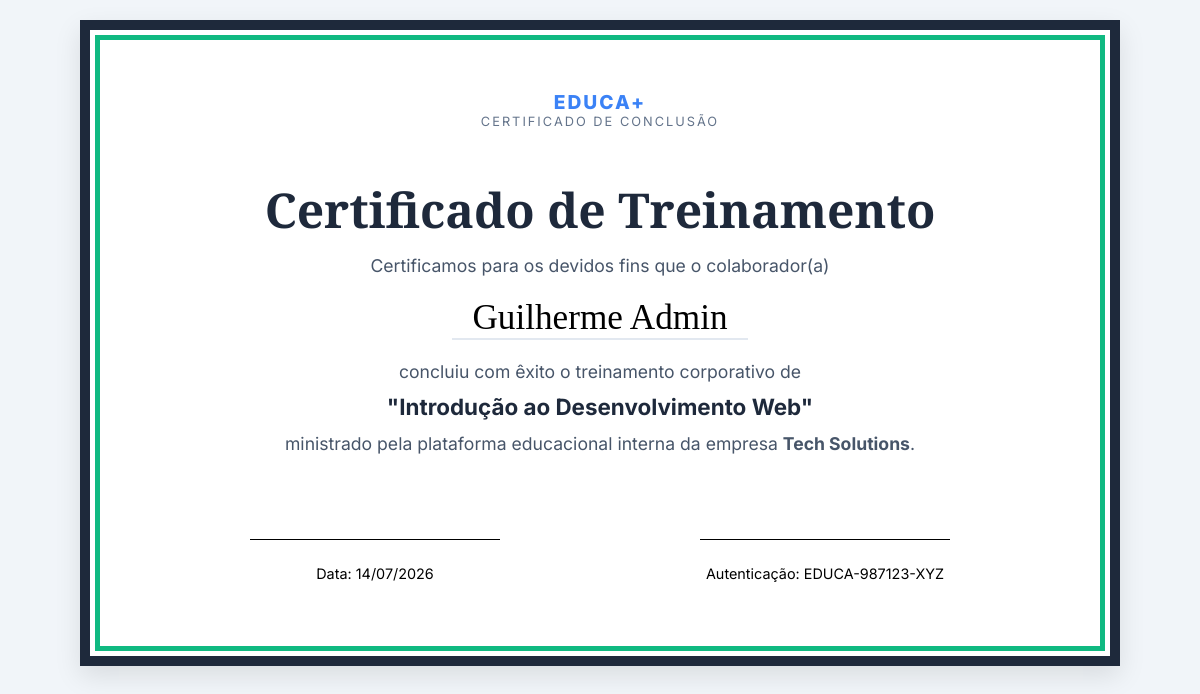
/emitir_certificado.php?id=2 (signed in), run on the app's committed database.
### tables this page shows
CREATE TABLE certificados (
  id INT AUTO_INCREMENT PRIMARY KEY,
  usuario_id INT NOT NULL,
  curso_nome VARCHAR(150) NOT NULL,
  carga_horaria INT NOT NULL,
  data_conclusao DATE NOT NULL,
  codigo_validacao VARCHAR(50) NOT NULL,
  validade DATE NULL,
  UNIQUE KEY codigo_validacao (codigo_validacao),
  KEY usuario_id (usuario_id),
  CONSTRAINT certificados_ibfk_1 FOREIGN KEY (usuario_id) REFERENCES usuarios(id) ON DELETE CASCADE
);

### app/autoload.php (called while the page is built, shortened)
<?php
spl_autoload_register(function ($classe) {
    $prefixo = 'App\\';
    $diretorioBase = __DIR__ . '/';
    $classeRelativa = substr($classe, strlen($prefixo));
    $arquivo = $diretorioBase . str_replace('\\', '/', $classeRelativa) . '.php';
});

### app/Core/Database.php (called while the page is built, shortened)
<?php
class Database
{
    private static ?PDO $instancia = null;
    public static function getConexao(): PDO
    {
        if (self::$instancia === null) {
            $host = 'localhost';
            $db   = 'plataforma_treinamento';
            $user = 'root';
            $pass = '';
            $sgbd = 'mysql';
            try {
                self::$instancia = new PDO("$sgbd:host=$host;dbname=$db;charset=utf8mb4", $user, $pass);
                self::$instancia->setAttribute(PDO::ATTR_ERRMODE, PDO::ERRMODE_EXCEPTION);
                self::$instancia->setAttribute(PDO::ATTR_DEFAULT_FETCH_MODE, PDO::FETCH_ASSOC);
            } catch (PDOException $e) {
                error_log('[Database::getConexao] ' . $e->getMessage());
                die("Não foi possível conectar ao banco de dados. Verifique se o MySQL está rodando e tente novamente.");
            }
        }
        return self::$instancia;
    }
}

### app/Controllers/CertificadoController.php (called while the page is built, shortened)
<?php
class CertificadoController
{
    private Certificado $certificadoModel;
    public function __construct()
    {
        $this->certificadoModel = new Certificado();
    }
    public function buscarParaEmissao(int $id, int $usuarioId): ?array
    {
        return $this->certificadoModel->buscarPorIdEUsuario($id, $usuarioId);
    }
}

### app/Core/Model.php (called while the page is built, shortened)
<?php
abstract class Model
{
    public function __construct()
    {
        $this->db = Database::getConexao();
    }
}

### app/Models/Certificado.php (called while the page is built, shortened)
<?php
class Certificado extends Model
{
    public function buscarPorIdEUsuario(int $id, int $usuarioId): ?array
    {
        $stmt = $this->db->prepare("SELECT * FROM certificados WHERE id = :id AND usuario_id = :usuario_id");
        $stmt->execute(['id' => $id, 'usuario_id' => $usuarioId]);
        return $stmt->fetch() ?: null;
    }
}

### emitir_certificado.php (the view, shortened to what this page needs)
<?php
require_once __DIR__ . '/app/autoload.php';
$cert_id = (int)($_GET['id'] ?? 0);
$cert = (new CertificadoController())->buscarParaEmissao($cert_id, (int)$_SESSION['usuario_id']);
?>
<!DOCTYPE html>
<html lang="pt-br">
<head>
</head>
<body>
<div class="cert-container">
    <div class="logo-text">EDUCA+</div>
    <div class="sub">CERTIFICADO DE CONCLUSÃO</div>
    <h1>Certificado de Treinamento</h1>
    <p class="texto-corpo">Certificamos para os devidos fins que o colaborador(a)</p>
    <div class="nome-usuario"><?php echo htmlspecialchars($_SESSION['usuario_nome']); ?></div>
    <p class="texto-corpo">
        concluiu com êxito o treinamento corporativo de<br>
        <strong style="font-size: 1.4rem; color: #1e293b;">"<?php echo htmlspecialchars($cert['curso_nome']); ?>"</strong><br>
        ministrado pela plataforma educacional interna da empresa <strong>Tech Solutions</strong>.
    </p>
    <div class="footer">
        <div class="assinatura">
            <p>Data: <?php echo date('d/m/Y', strtotime($cert['data_conclusao'])); ?></p>
        </div>
        <div class="assinatura">
            <p>Autenticação: <?php echo $cert['codigo_validacao']; ?></p>
        </div>
    </div>
</div>
</body>
</html>

### emitir_certificado.php (style rules this page uses)
body { background-color: #f1f5f9; margin: 0; padding: 20px; font-family: 'Inter', sans-serif; }
.cert-container { width: 900px; background: #ffffff; margin: 0 auto; padding: 60px; border: 10px solid #1e293b; outline: 5px solid #10b981; outline-offset: -20px; box-shadow: 0 10px 25px rgba(0,0,0,0.1); text-align: center; }
h1 { font-family: 'Playfair Display', serif; font-size: 3rem; color: #1e293b; margin-bottom: 0.5rem; }
.logo-text { color: #3b82f6; font-weight: 800; letter-spacing: 2px; font-size: 1.2rem; }
.sub { color: #64748b; text-transform: uppercase; letter-spacing: 2px; font-size: 0.8rem; margin-bottom: 3rem; }
.nome-usuario { font-family: 'Playfair Display', serif; font-size: 2.2rem; color: #000; margin: 1rem 0; border-bottom: 2px solid #e2e8f0; display: inline-block; padding: 0 20px; }
.texto-corpo { font-size: 1.1rem; color: #475569; line-height: 1.8; max-width: 700px; margin: 0 auto; }
.footer { margin-top: 80px; display: flex; justify-content: space-around; align-items: center; }
.assinatura { border-top: 1px solid #000; padding-top: 10px; width: 250px; font-size: 0.9rem; }

### data on the page
certificados: curso_nome "Introdução ao Desenvolvimento Web", data_conclusao "14/07/2026", codigo_validacao "EDUCA-987123-XYZ"

### other printed values
$_SESSION['usuario_nome'] "Guilherme Admin"
